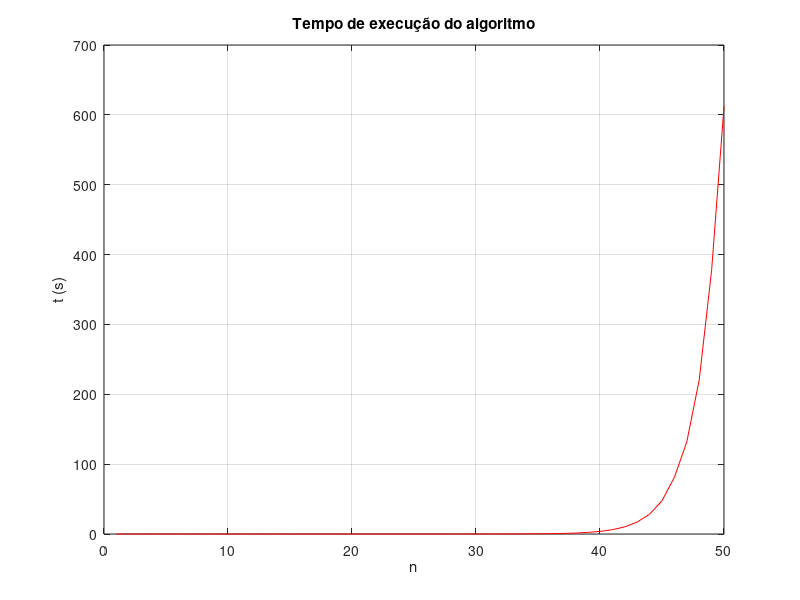
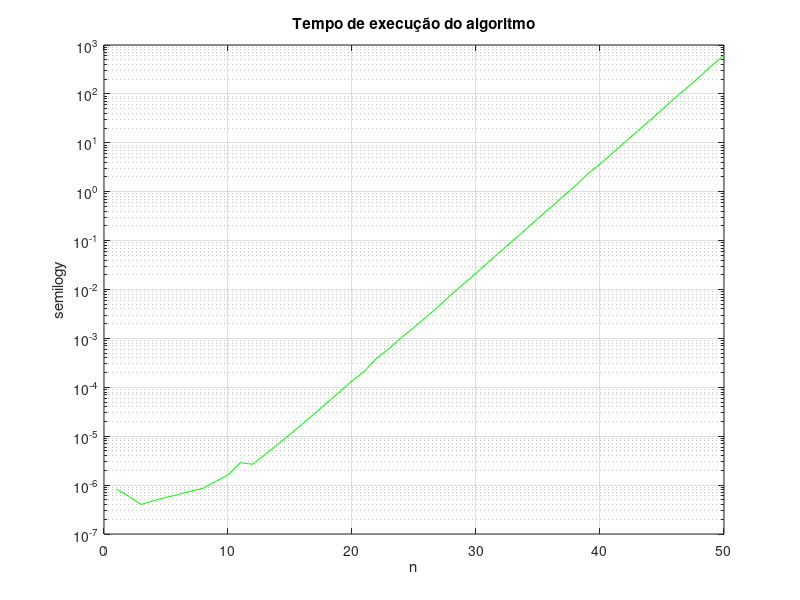
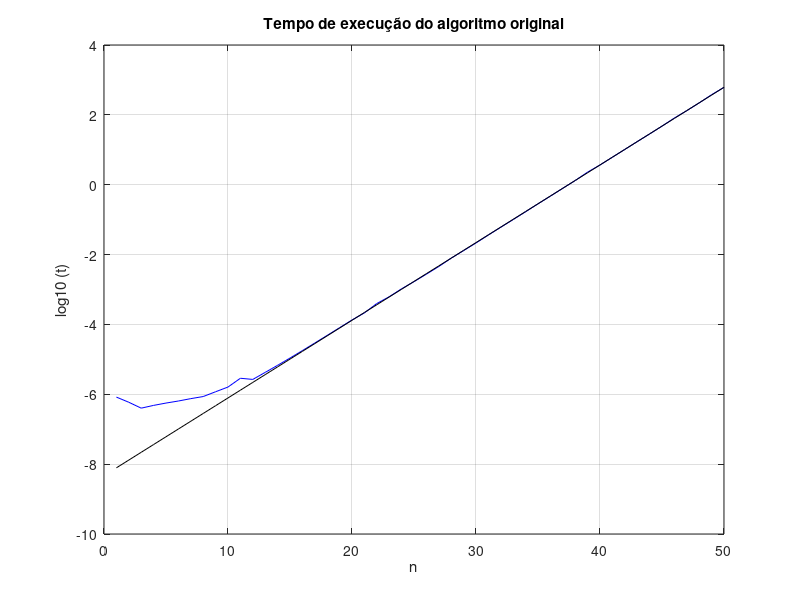
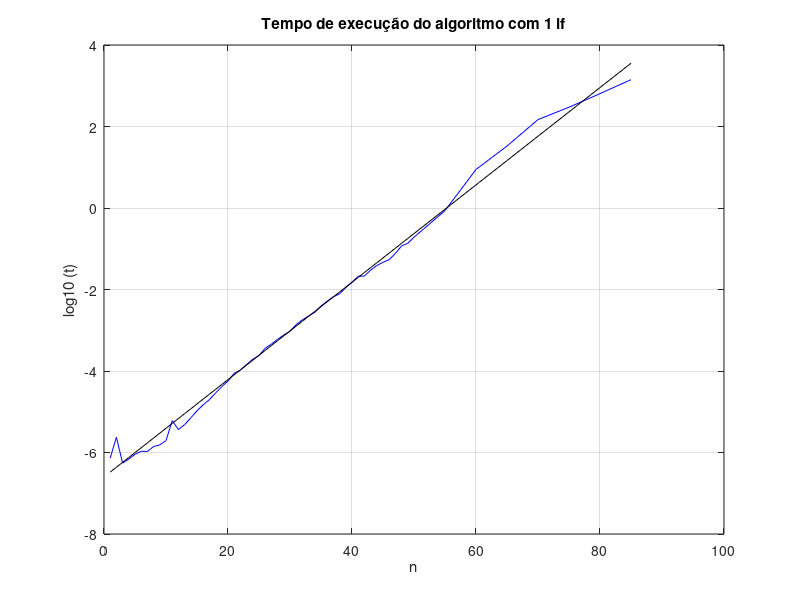

MATLAB code to generate these figures, in order:
clear;clc;
DATA = load("SolucaoProf1hour.txt");
IF_1 = load("SolucaoProfOtimizada1hour_1IF.txt");
IF_2 = load("SolucaoProfOtimizada_So_Seg_IF.txt");

n = DATA(:,1); % selecionar dos dados do .txt a primeira coluna com os valores de n
t = DATA(:,4); % selecionar dos dados do .txt a quarta coluna com os valores de n
%% Gráficos dos algoritmos originais
figure(1)
plot(n,t,"r") % gráfico super exponencial a partir do x=40
title("Tempo de execução do algoritmo");
xlabel("n");
ylabel("t (s)")
grid on

figure(2)
semilogy(n,t,"g")
title("Tempo de execução do algoritmo");
xlabel("n");
ylabel("semilogy")
grid on

figure(3)
plot(n,log10(t),"b") % quase o mesmo que o plot do semilogy, mudando os valores do eixo y
title("Tempo de execução do algoritmo original");
xlabel("n");
ylabel("log10 (t)")
grid on

t_log =log10(t);
N = [n(20:end) 1+0*n(20:end)]; % começa no 20, porque é a partir desse n que a reta fica mais estável,
% para a reta de ajuste apanhar a maior parte dos dados
Coefs = pinv(N)*t_log(20:end); % matriz de regressão

hold on
Ntotal = [n n*0+1];
% regra de ajuste aos dados
plot(n, Ntotal*Coefs, "k")
hold off

t800_log = [800 1]* Coefs;
t800 = 10^t800_log / 3600 / 24 /365;
fprintf("O programa original iria demorar %0.3d a executar se corresse até à posição 800.\n",t800)


% gráfico para as 800 posições
% temos de calcular os t's ate a essa posição e não só o t=800
n= 1:800;

for i=n
    t(i)= [i 1]*Coefs;
    t(i)= 10.^t(i) / 3600 / 24 /365;
end
t_log =log10(t);

%% construir o grafico para 1 IF
n_1if = IF_1(:,1);
t_1if = IF_1(:,4);

figure(4)
plot(n_1if,log10(t_1if),"b")
t_log_1if =log10(t_1if);
N = [n_1if(20:end) 1+0*n_1if(20:end)];
Coefs = pinv(N)*t_log_1if(20:end); % matriz de regressão

hold on
Ntotal = [n_1if n_1if*0+1];
% regra de ajuste aos dados
plot(n_1if, Ntotal*Coefs, "k")
title("Tempo de execução do algoritmo com 1 if");
xlabel("n");
ylabel("log10 (t)")
grid on
hold off
t800_log_1if = [800 1]* Coefs;
t800_1if = 10^t800_log_1if / 3600 / 24 /365;
fprintf("O programa com 1 if iria demorar %d a executar se corresse até à posição 800.\n",t800_1if);

n= 1:800;
for i=n
    t_1if(i)= [i 1]*Coefs;
    t_1if(i)= 10.^t_1if(i) / 3600 / 24 /365;
end
t_log_1if =log10(t_1if);

%% construir o grafico para só segundo if
n_2if = IF_2(:,1);
t_2if = IF_2(:,4);

figure(5)
plot(n_2if,log10(t_2if),"g")
t_log_2if =log10(t_2if);
N = [n_2if(20:end) 1+0*n_2if(20:end)];
Coefs = pinv(N)*t_log_2if(20:end); % matriz de regressão

hold on
Ntotal = [n_2if n_2if*0+1];
% regra de ajuste aos dados
plot(n_2if, Ntotal*Coefs, "k")
title("Tempo de execução do algoritmo com 2 if");
xlabel("n");
ylabel("log10 (t)")
grid on
hold off
t800_log_2if = [800 1]* Coefs;
t800_2if = 10^t800_log_2if / 3600 / 24 /365;
fprintf("O programa só com o segundo IF iria demorar %d a executar se corresse até à posição 800.\n",t800_2if);

n= 1:800;
for i=n
    t_2if(i)= [i 1]*Coefs;
    t_2if(i)= 10.^t_2if(i) / 3600 / 24 /365;
end
t_log_2if =log10(t_2if);
%% Todos os gráficos dos diferentes algoritmos para 800 n's 
figure(6)
hold on
plot(n,t_log, "k")
plot(n,t_log_1if, "r")
plot(n,t_log_2if, "b")
xlabel("n");
ylabel("log (t)");
title("Reta de ajuste dos diferentes algoritmos para n=800")
legend("Original","IF do n saltos","IF das velocidades")
grid on